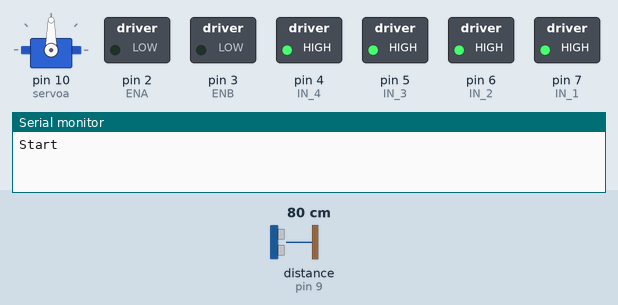
This sketch was run on a simulated Arduino Uno, built with avr-gcc and run on an emulated ATmega328P. Shown: servo, switched loads named in the sketch (green lamp = pin HIGH), the last lines printed to the serial monitor. Wiring (inferred from the names in the program): ultrasonic range finder: trigger pin 8; echo pin 9. Dashed ring = blinking. The inputs (shaded band) are chosen by the test bench; at power-on: distance to the obstacle (sensor on pin 9) 80 cm. The echo pulse lasts 58.3 µs per cm; pins used as bus, display or sensor lines are not drawn.

Above: at 1.02 s.
1.3 s: distance to the obstacle (sensor on pin 9) set to 46 cm
4.3 s: distance to the obstacle (sensor on pin 9) set to 37 cm
At 5.6 s:
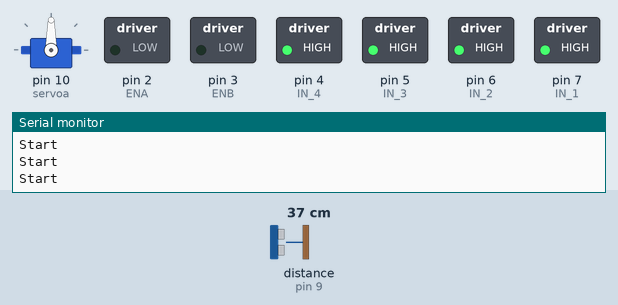
5.8 s: distance to the obstacle (sensor on pin 9) set to 60 cm
At 8.14 s:
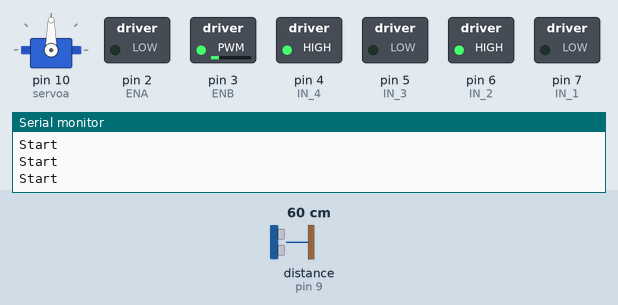
Timing chart, 0 to 14.8 s (numbered marks = the images above; inputs shaded):
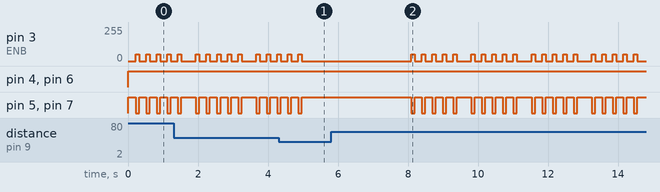

Measured:
- the behaviour switches between 42 and 41 cm on distance to the obstacle (sensor on pin 9) (found by bisection; images 0 and 1)
- after the input at 4.3 s, pin 3 (ENB): goes on until 5.0 s, then stays 0/255; pin 5 (IN_3), pin 7 (IN_1): goes on until 5.0 s, then stays HIGH
- after the input at 5.8 s, pin 3 (ENB): 0/255 → 50/255 after 2.3 s, then repeats every 1.7 s: 4 × (0/255 0.20 s, 50/255 0.10 s), 0/255 0.42 s, 50/255 0.10 s; pin 5 (IN_3), pin 7 (IN_1): HIGH → LOW after 2.3 s, then repeats every 1.7 s: 4 × (HIGH 0.20 s, LOW 0.10 s), HIGH 0.42 s, LOW 0.10 s

The sketch:

sketch_mein.ino
```cpp
 //серво
#include <Servo.h>
#include <math.h>
Servo servoa;
int pos=90;
double D;
 int cm , x;
int k = 0;
#define N 5
//мотор А
int IN_1 = 7;
int IN_2 = 6;
int ENA = 2;
//мотор В
int ENB = 3;
int IN_3 = 5;
int IN_4 = 4;
//відстань
int echoPin = 9;
int trigPin = 8;
 //int rotation = 0;
void setup()
{

Serial.begin (9600);
pinMode(IN_1,OUTPUT);
pinMode(IN_2,OUTPUT);
pinMode(ENA,OUTPUT);
pinMode(IN_3,OUTPUT);
pinMode(IN_4,OUTPUT);
pinMode(ENB,OUTPUT);
pinMode(trigPin, OUTPUT);
pinMode(echoPin, INPUT);
servoa.attach(10);

}
//функції окремо до моторів
void motorAforward( ) {
 digitalWrite (IN_1, LOW);
 digitalWrite (IN_2, HIGH);
 analogWrite(ENA,50);
}
  void motorBforward( ) {
 digitalWrite (IN_3,LOW );
 digitalWrite (IN_4, HIGH);
 analogWrite(ENB,50);
}
void motorAbackward( ) {
 digitalWrite (IN_1, HIGH);
 digitalWrite (IN_2, LOW);
 analogWrite(ENA,50);
}
void motorBbackward( ) {
 digitalWrite (IN_3, HIGH);
 digitalWrite (IN_4, LOW);
 analogWrite(ENB,50);
}
void motorAstop( ) {
 digitalWrite (IN_1, HIGH);
 digitalWrite (IN_2, HIGH);
 analogWrite(ENA,0);
}
void motorBstop( ) {
 digitalWrite (IN_3, HIGH);
 digitalWrite (IN_4, HIGH);
 analogWrite(ENB,0);
}
// Функції вперед,назад і тд
void forward ( ) {
 motorAforward();
 motorBforward();
}
void backward ( ) {
 motorAbackward();
 motorBbackward();
}
void right ( ) {
 motorAforward();
 motorBbackward();
}
void left () {
 motorBforward();
 motorAbackward();
}
void breakMotors() {
 motorAstop();
 motorBstop();
}
int Duration()
{
  int duration, cm;
  digitalWrite(trigPin, LOW);
  delayMicroseconds(2);
  digitalWrite(trigPin, HIGH);
  delayMicroseconds(10);
  digitalWrite(trigPin, LOW);
  duration = pulseIn(echoPin, HIGH ,8000);
  cm = (duration*.0343)/2;
//  Serial.print(cm);
 // Serial.println(" ");

 return cm;
}
void loop()
{
 breakMotors();
 delay(200);
int m[N],s=0,mean,suma=0;
int D = 0;
int S = 0;
int d[10];

Serial.println("Start");
for(int i  = 0 ;i <N ; i++)
  {

  m[i] = Duration();
  s=s+m[i];
   }

 /*for(int i  = 0 ;i <N ; i++)
  {
  Serial.print(m[i]);
  Serial.print(" ");


   }
   Serial.println("End");
   Serial.print(k);
  k++;*/

   mean = s/5;
for(int i  = 0 ;i <N ; i++)
   {
   if(m[i] == 0){
   forward();
   delay(100);
   breakMotors();
   delay(200);
   }
   else{
    if(mean>40){
      forward();
   delay(100);
   breakMotors();
   delay(200);
    }
    else{
      breakMotors();
      delay(500);
    }
   }
   }
/*   Serial.println(" ");
  Serial.println("Mean");

  mean = s/10;
  Serial.println(mean);
  for(int j = 0; j <= 10 ; j++)
    {
     for(int i  = 0 ;i <=10 ; i++)
  {
  d[j] = m[i] - mean ;
  S =S +( d[j]*d[j]);

  }
    }
   Serial.println("Desp");
    D = S/10 ;
    Serial.println(D);
    delay(5000);*/
}
```
